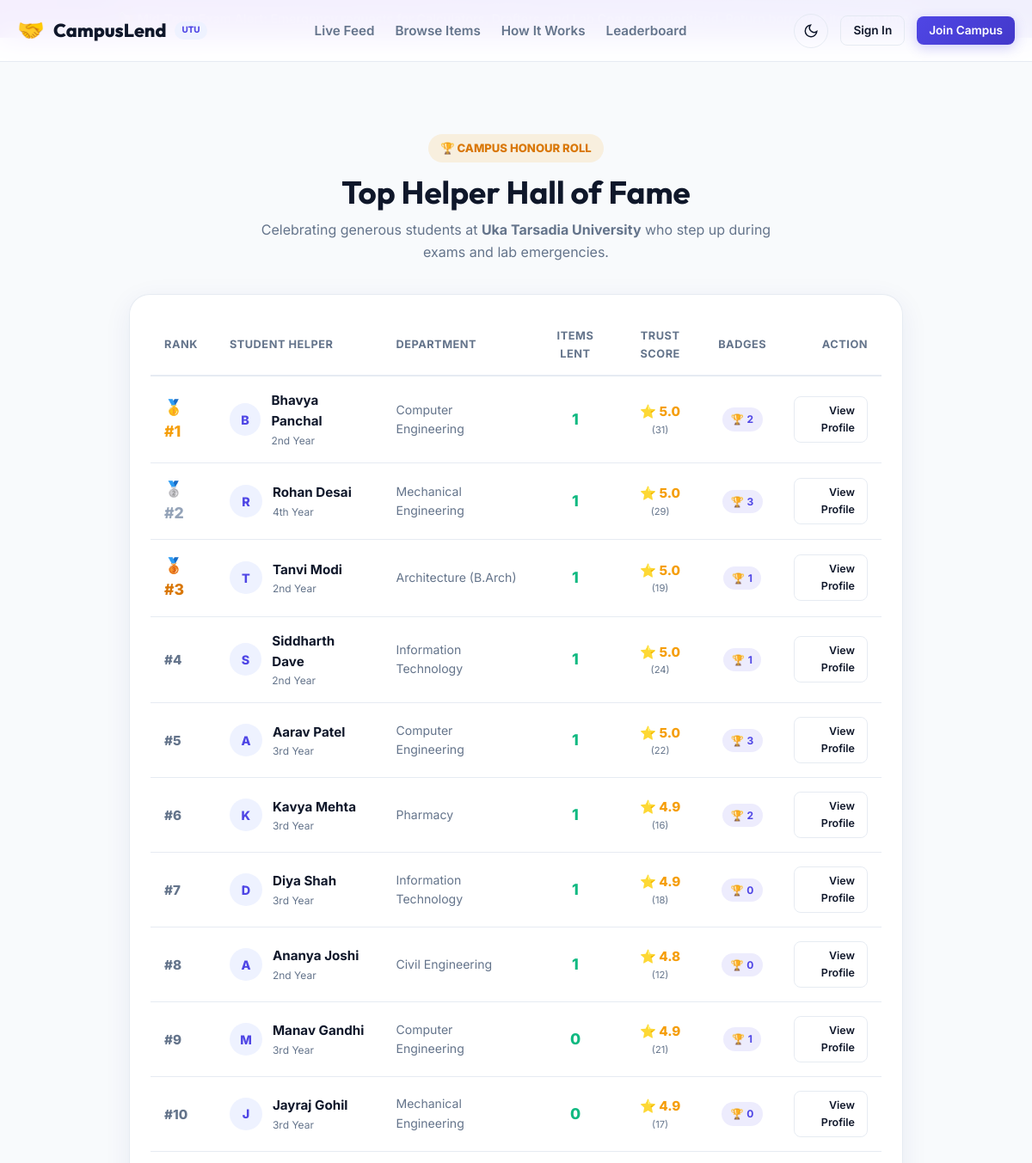
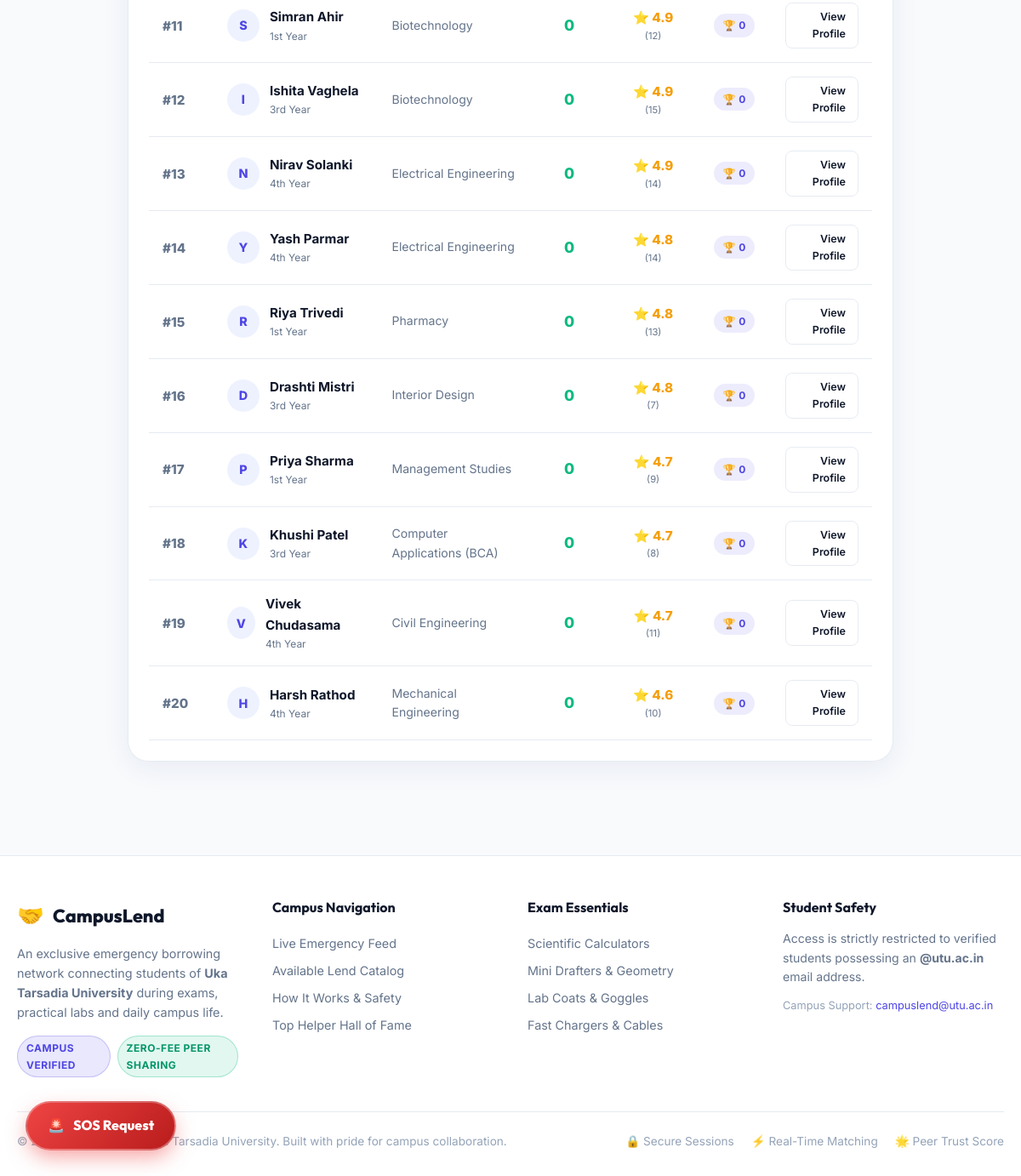
The app's page /leaderboard with its own data (2 pictures, top to bottom).
### tables this page shows
CREATE TABLE `users` (
    `id` INT AUTO_INCREMENT PRIMARY KEY,
    `full_name` VARCHAR(100) NOT NULL,
    `email` VARCHAR(150) NOT NULL UNIQUE,
    `password_hash` VARCHAR(255) NOT NULL,
    `enrollment_no` VARCHAR(50) NOT NULL UNIQUE,
    `department` VARCHAR(100) NOT NULL,
    `year_of_study` VARCHAR(30) NOT NULL DEFAULT '1st Year',
    `phone` VARCHAR(25) NOT NULL,
    `avatar` VARCHAR(255) DEFAULT 'default_avatar.svg',
    `role` ENUM('student', 'admin') NOT NULL DEFAULT 'student',
    `is_verified` TINYINT(1) NOT NULL DEFAULT 0,
    `is_banned` TINYINT(1) NOT NULL DEFAULT 0,
    `trust_score` DECIMAL(3, 2) NOT NULL DEFAULT 5.00,
    `total_ratings` INT NOT NULL DEFAULT 0,
    `remember_token` VARCHAR(255) NULL,
    `created_at` TIMESTAMP DEFAULT CURRENT_TIMESTAMP,
    `updated_at` TIMESTAMP DEFAULT CURRENT_TIMESTAMP ON UPDATE CURRENT_TIMESTAMP,
    INDEX `idx_users_email` (`email`),
    INDEX `idx_users_enrollment` (`enrollment_no`),
    INDEX `idx_users_role` (`role`),
    INDEX `idx_users_verified` (`is_verified`)
);

### app/controllers/Controller.php (called while the page is built, shortened)
<?php
abstract class Controller
{
    protected function render(string $viewPath, array $data = [], string $layout = 'main'): void
    {
        extract($data);
        $viewFile = __DIR__ . '/../views/' . $viewPath . '.php';
        require $viewFile;
    }
}

### app/controllers/LeaderboardController.php (called while the page is built, shortened)
<?php
class LeaderboardController extends Controller
{
    public function index(): void
    {
        $topHelpers = Badge::getLeaderboard(25);
        $this->render('pages/leaderboard/index', [
            'title' => 'Top Helpers Leaderboard - CampusLend',
            'helpers' => $topHelpers,
            'campusName' => config('app.campus_name', 'Uka Tarsadia University'),
        ]);
    }
}

### public/index.php (called while the page is built, shortened)
<?php
spl_autoload_register(function (string $class) {
    $prefix = 'App\\';
    $baseDir = __DIR__ . '/../app/';
    $len = strlen($prefix);
    $relativeClass = substr($class, $len);
    $file = $baseDir . str_replace('\\', '/', $relativeClass) . '.php';
});
require_once __DIR__ . '/../app/helpers/functions.php';
try {
    Router::dispatch();
} catch (\Throwable $e) {
    if (config('app.debug', true)) {
        http_response_code(500);
        echo "<div style='font-family: monospace; padding: 30px; background: #fff1f2; color: #9f1239; border: 2px solid #f43f5e; margin: 30px; border-radius: 8px;'>";
        echo "<h2>⚠️ Application Exception</h2>";
        echo "<p><strong>Message:</strong> " . e($e->getMessage()) . "</p>";
        echo "<p><strong>File:</strong> " . e($e->getFile()) . " on line " . $e->getLine() . "</p>";
        echo "<pre style='background: #ffe4e6; padding: 15px; border-radius: 4px; overflow-x: auto;'>" . e($e->getTraceAsString()) . "</pre>";
        echo "</div>";
    } else {
        http_response_code(500);
        echo "<h1>500 Internal Server Error</h1><p>A campus server error occurred. Please try again shortly.</p>";
    }
}

### app/helpers/functions.php (called while the page is built, shortened)
<?php
if (!function_exists('config')) {
    function config(string $key, mixed $default = null): mixed
    {
        static $cfg = null;
        if ($cfg === null) {
            $cfg = require __DIR__ . '/../config/config.php';
        }
        $parts = explode('.', $key);
        $curr = $cfg;
        foreach ($parts as $part) {
            $curr = $curr[$part];
        }
        return $curr;
    }
}
if (!function_exists('e')) {
    function e(?string $value): string
    {
        return htmlspecialchars((string)($value ?? ''), ENT_QUOTES | ENT_SUBSTITUTE, 'UTF-8');
    }
}
if (!function_exists('url')) {
    function url(string $path = ''): string
    {
        $path = '/' . ltrim($path, '/');
        if (!empty($_SERVER['HTTP_HOST'])) {
            $proto = (!empty($_SERVER['HTTPS']) && $_SERVER['HTTPS'] !== 'off') ? 'https' : 'http';
            return $proto . '://' . $_SERVER['HTTP_HOST'] . ($path === '/' ? '' : $path);
        }
        $base = rtrim(config('app.url', 'http://localhost:8000'), '/');
        return $base . ($path === '/' ? '' : $path);
    }
}

### app/config/Database.php (called while the page is built, shortened)
<?php
class Database
{
    private static ?PDO $instance = null;
    public static function getConnection(): PDO
    {
        if (self::$instance !== null) {
            return self::$instance;
        }
        $config = require __DIR__ . '/config.php';
        $dbConfig = $config['db'];
        try {
            $dsn = sprintf(
                "mysql:host=%s;port=%d;dbname=%s;charset=%s",
                $dbConfig['host'],
                $dbConfig['port'],
                $dbConfig['database'],
                $dbConfig['charset']
            );
            $pdo = new PDO($dsn, $dbConfig['username'], $dbConfig['password'], [
                PDO::ATTR_ERRMODE => PDO::ERRMODE_EXCEPTION,
                PDO::ATTR_DEFAULT_FETCH_MODE => PDO::FETCH_ASSOC,
                PDO::ATTR_EMULATE_PREPARES => false,
                PDO::MYSQL_ATTR_INIT_COMMAND => "SET NAMES utf8mb4 COLLATE utf8mb4_unicode_ci",
            ]);
            self::$instance = $pdo;
            return self::$instance;
        } catch (PDOException $e) {
            if (isset($dbConfig['sqlite_path'])) {
                error_log("CampusLend Notice: MySQL connection failed (" . $e->getMessage() . "). Falling back to SQLite database.");
                self::$instance = self::connectSqlite($dbConfig['sqlite_path']);
                self::$activeDriver = 'sqlite';
                return self::$instance;
            }
            throw new Exception("Database Connection Error: " . $e->getMessage(), (int)$e->getCode(), $e);
        }
    }
}

### app/models/Model.php (called while the page is built, shortened)
<?php
abstract class Model
{
    public static function pdo(): PDO
    {
        return Database::getConnection();
    }
    public static function query(string $sql, array $params = []): \PDOStatement
    {
        $stmt = self::pdo()->prepare($sql);
        $stmt->execute($params);
        return $stmt;
    }
    public static function fetchAll(string $sql, array $params = []): array
    {
        return self::query($sql, $params)->fetchAll();
    }
}

### app/models/Badge.php (called while the page is built, shortened)
<?php
class Badge extends Model
{
    public static function getLeaderboard(int $limit = 20): array
    {
        $sql = "
            SELECT u.id, u.full_name, u.department, u.year_of_study, u.avatar, u.trust_score, u.total_ratings,
                   (SELECT COUNT(*) FROM borrow_transactions WHERE lender_id = u.id AND status = 'returned') as items_lent_count,
                   (SELECT COUNT(*) FROM user_badges WHERE user_id = u.id) as badge_count
            FROM users u
            WHERE u.is_verified = 1 AND u.is_banned = 0 AND u.role = 'student'
            ORDER BY items_lent_count DESC, u.trust_score DESC, u.total_ratings DESC
            LIMIT {$limit}
        ";
        return self::fetchAll($sql);
    }
}

### app/views/pages/leaderboard/index.php (the view, shortened to what this page needs)
<div class="leaderboard-page" style="max-width: 900px; margin: 20px auto 50px auto;">
    <div style="text-align: center; margin-bottom: 36px;">
        <div style="display: inline-flex; align-items: center; gap: 6px; background: rgba(245, 158, 11, 0.12); color: #d97706; padding: 6px 14px; border-radius: var(--radius-full); font-weight: 800; font-size: 0.82rem; text-transform: uppercase; margin-bottom: 12px;">
            🏆 Campus Honour Roll
        </div>
        <h1 style="font-size: 2.3rem; margin-bottom: 8px;">Top Helper Hall of Fame</h1>
        <p style="color: var(--text-muted); font-size: 1rem; max-width: 600px; margin: 0 auto;">
            Celebrating generous students at <strong><?= e($campusName) ?></strong> who step up during exams and lab emergencies.
        </p>
    </div>
    <div class="glass-card" style="padding: 24px; border-radius: var(--radius-xl); overflow-x: auto;">
        <table style="width: 100%; border-collapse: collapse; text-align: left;">
            <thead>
                <tr style="border-bottom: 2px solid var(--border-glass); font-size: 0.8rem; text-transform: uppercase; color: var(--text-muted); letter-spacing: 0.5px;">
                    <th style="padding: 14px 16px;">Rank</th>
                    <th style="padding: 14px 16px;">Student Helper</th>
                    <th style="padding: 14px 16px;">Department</th>
                    <th style="padding: 14px 16px; text-align: center;">Items Lent</th>
                    <th style="padding: 14px 16px; text-align: center;">Trust Score</th>
                    <th style="padding: 14px 16px; text-align: center;">Badges</th>
                    <th style="padding: 14px 16px; text-align: right;">Action</th>
                </tr>
            </thead>
            <tbody>
                <?php if (!empty($helpers)): ?>
                    <?php $rank = 1; ?>
                    <?php foreach ($helpers as $h): ?>
                        <tr style="border-bottom: 1px solid var(--border-glass); transition: background-color 0.15s ease;">
                            <td style="padding: 16px; font-weight: 800; font-size: 1.1rem;">
                                <?php if ($rank === 1): ?>
                                    🥇 <span style="color: #f59e0b;">#1</span>
                                <?php elseif ($rank === 2): ?>
                                    🥈 <span style="color: #94a3b8;">#2</span>
                                <?php elseif ($rank === 3): ?>
                                    🥉 <span style="color: #d97706;">#3</span>
                                <?php else: ?>
                                    <span style="color: var(--text-muted); font-size: 0.95rem;">#<?= $rank ?></span>
                                <?php endif; ?>
                            </td>
                            <td style="padding: 16px;">
                                <div style="display: flex; align-items: center; gap: 12px;">
                                    <div style="width: 38px; height: 38px; border-radius: 50%; background: var(--primary-light); color: var(--primary); display: flex; align-items: center; justify-content: center; font-weight: 800; font-size: 0.9rem;">
                                        <?= strtoupper(substr($h['full_name'], 0, 1)) ?>
                                    </div>
                                    <div>
                                        <div style="font-weight: 700; font-size: 0.95rem;">
                                            <a href="<?= url('/profile?id=' . $h['id']) ?>" style="color: var(--text-main);">
                                                <?= e($h['full_name']) ?>
                                            </a>
                                        </div>
                                        <div style="font-size: 0.75rem; color: var(--text-muted);"><?= e($h['year_of_study']) ?></div>
                                    </div>
                                </div>
                            </td>
                            <td style="padding: 16px; font-size: 0.88rem; color: var(--text-muted);">
                                <?= e($h['department']) ?>
                            </td>
                            <td style="padding: 16px; text-align: center; font-weight: 800; font-size: 1.1rem; color: #10b981;">
                                <?= (int)$h['items_lent_count'] ?>
                            </td>
                            <td style="padding: 16px; text-align: center;">
                                <span style="font-weight: 800; color: #f59e0b; font-size: 0.95rem;">⭐ <?= number_format($h['trust_score'], 1) ?></span>
                                <div style="font-size: 0.7rem; color: var(--text-muted);">(<?= (int)$h['total_ratings'] ?>)</div>
                            </td>
                            <td style="padding: 16px; text-align: center;">
                                <span class="badge" style="background: rgba(79, 70, 229, 0.1); color: var(--primary);">
                                    🏆 <?= (int)$h['badge_count'] ?>
                                </span>
                            </td>
                            <td style="padding: 16px; text-align: right;">
                                <a href="<?= url('/profile?id=' . $h['id']) ?>" class="btn btn-outline btn-sm" style="font-size: 0.78rem;">
                                    View Profile
                                </a>
                            </td>
                        </tr>
                        <?php $rank++; ?>
                    <?php endforeach; ?>
                <?php endif; ?>
            </tbody>
        </table>
    </div>
</div>

### app/helpers/Router.php (shortened to what this page needs)
<?php
class Router
{
    private static array $routes = [];
    private static function addRoute(string $method, string $path, array|callable $handler, array $middleware): void
    {
        $path = '/' . trim($path, '/');
        self::$routes[] = [
            'method' => strtoupper($method),
            'path' => $path,
            'handler' => $handler,
            'middleware' => $middleware,
        ];
    }
    public static function dispatch(): void
    {
        $uri = $_SERVER['REQUEST_URI'] ?? '/';
        $scriptName = dirname($_SERVER['SCRIPT_NAME'] ?? '');
        if ($scriptName !== '/' && $scriptName !== '\\' && str_starts_with($uri, $scriptName)) {
            $uri = substr($uri, strlen($scriptName));
        }
        $uri = '/' . trim($uri, '/');
        foreach (self::$routes as $route) {
            $pattern = preg_replace('/\{([a-zA-Z0-9_]+)\}/', '(?P<$1>[^/]+)', $route['path']);
            $pattern = '#^' . $pattern . '$#';
            if (preg_match($pattern, $uri, $matches)) {
                $params = array_filter($matches, 'is_string', ARRAY_FILTER_USE_KEY);
                self::executeHandler($route['handler'], $params);
                return;
            }
        }
    }
    private static function executeHandler(array|callable $handler, array $params): void
    {
        if (is_array($handler) && count($handler) === 2) {
            [$controllerClass, $method] = $handler;
            $controller = new $controllerClass();
            call_user_func_array([$controller, $method], array_values($params));
            return;
        }
        throw new Exception("Invalid route handler specified.");
    }
}

### records on screen
users: shows "#1", full_name "B", full_name "Bhavya Panchal", year_of_study "2nd Year", department "Computer Engineering", items_lent_count "1", trust_score "5.0", total_ratings "31", badge_count "2"
users: shows "#2", full_name "R", full_name "Rohan Desai", year_of_study "4th Year", department "Mechanical Engineering", items_lent_count "1", trust_score "5.0", total_ratings "29", badge_count "3"
users: shows "#3", full_name "T", full_name "Tanvi Modi", year_of_study "2nd Year", department "Architecture (B.Arch)", items_lent_count "1", trust_score "5.0", total_ratings "19", badge_count "1"
users: full_name "S", full_name "Siddharth Dave", year_of_study "2nd Year", department "Information Technology", items_lent_count "1", trust_score "5.0", total_ratings "24", badge_count "1"
users: full_name "A", full_name "Aarav Patel", year_of_study "3rd Year", department "Computer Engineering", items_lent_count "1", trust_score "5.0", total_ratings "22", badge_count "3"
users: full_name "K", full_name "Kavya Mehta", year_of_study "3rd Year", department "Pharmacy", items_lent_count "1", trust_score "4.9", total_ratings "16", badge_count "2"
users: full_name "D", full_name "Diya Shah", year_of_study "3rd Year", department "Information Technology", items_lent_count "1", trust_score "4.9", total_ratings "18", badge_count "0"
users: full_name "A", full_name "Ananya Joshi", year_of_study "2nd Year", department "Civil Engineering", items_lent_count "1", trust_score "4.8", total_ratings "12", badge_count "0"
users: full_name "M", full_name "Manav Gandhi", year_of_study "3rd Year", department "Computer Engineering", items_lent_count "0", trust_score "4.9", total_ratings "21", badge_count "1"
users: full_name "J", full_name "Jayraj Gohil", year_of_study "3rd Year", department "Mechanical Engineering", items_lent_count "0", trust_score "4.9", total_ratings "17", badge_count "0"
users: full_name "S", full_name "Simran Ahir", year_of_study "1st Year", department "Biotechnology", items_lent_count "0", trust_score "4.9", total_ratings "12", badge_count "0"
users: full_name "I", full_name "Ishita Vaghela", year_of_study "3rd Year", department "Biotechnology", items_lent_count "0", trust_score "4.9", total_ratings "15", badge_count "0"
users: full_name "N", full_name "Nirav Solanki", year_of_study "4th Year", department "Electrical Engineering", items_lent_count "0", trust_score "4.9", total_ratings "14", badge_count "0"
users: full_name "Y", full_name "Yash Parmar", year_of_study "4th Year", department "Electrical Engineering", items_lent_count "0", trust_score "4.8", total_ratings "14", badge_count "0"
users: full_name "R", full_name "Riya Trivedi", year_of_study "1st Year", department "Pharmacy", items_lent_count "0", trust_score "4.8", total_ratings "13", badge_count "0"
users: full_name "D", full_name "Drashti Mistri", year_of_study "3rd Year", department "Interior Design", items_lent_count "0", trust_score "4.8", total_ratings "7", badge_count "0"
users: full_name "P", full_name "Priya Sharma", year_of_study "1st Year", department "Management Studies", items_lent_count "0", trust_score "4.7", total_ratings "9", badge_count "0"
users: full_name "K", full_name "Khushi Patel", year_of_study "3rd Year", department "Computer Applications (BCA)", items_lent_count "0", trust_score "4.7", total_ratings "8", badge_count "0"
users: full_name "V", full_name "Vivek Chudasama", year_of_study "4th Year", department "Civil Engineering", items_lent_count "0", trust_score "4.7", total_ratings "11", badge_count "0"
users: full_name "H", full_name "Harsh Rathod", year_of_study "4th Year", department "Mechanical Engineering", items_lent_count "0", trust_score "4.6", total_ratings "10", badge_count "0"
